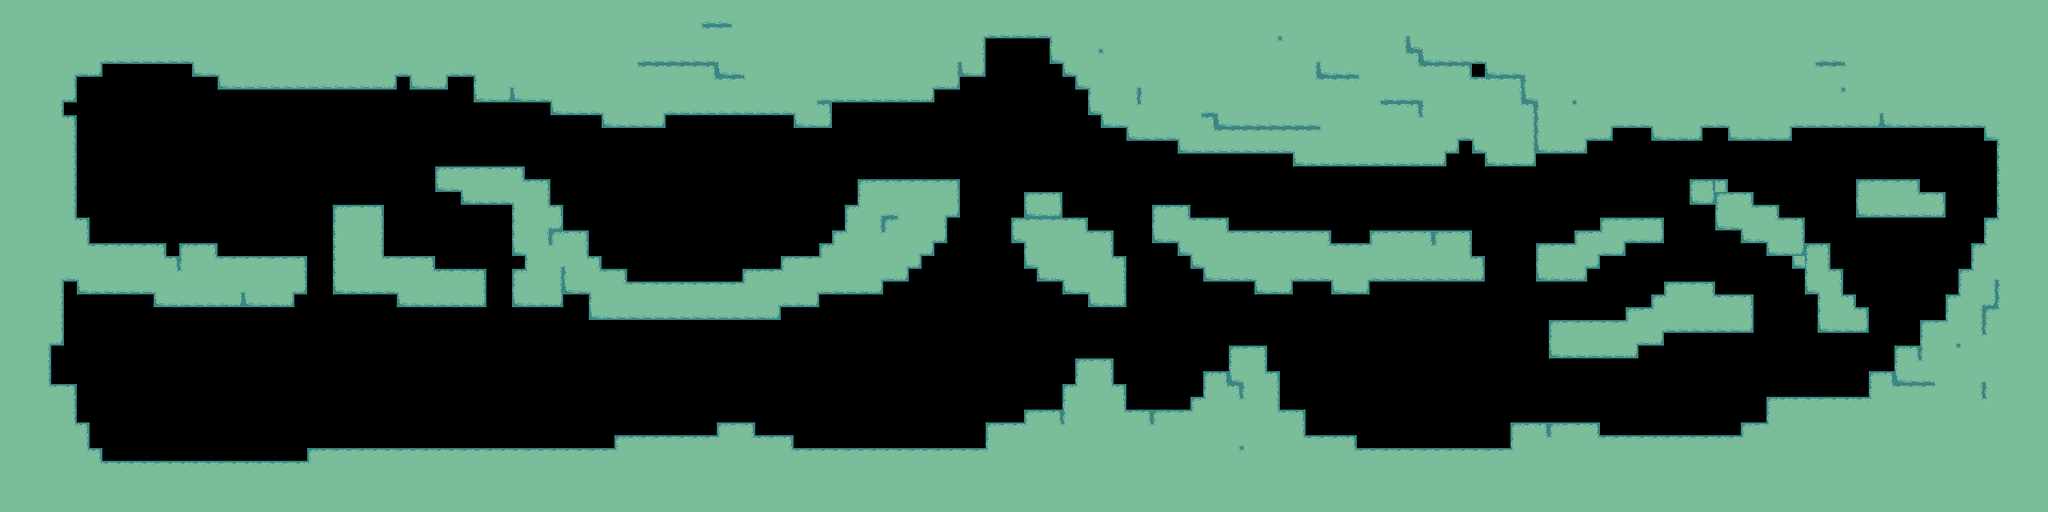

Below is a game level as drawn by its tile map, then a one-line description and the .tmx that defines it (tile-layer data replaced by summaries):
An orthogonal 160x40 tile map with 16x16 px tiles, 1 tile layer (Foreground), 3 tilesets and 25 objects (9x c01, 8x c02, 7x c03, portal).

<map version="1.0" orientation="orthogonal" width="160" height="40" tilewidth="16" tileheight="16">
 <tileset firstgid="1" name="level_tiles" tilewidth="16" tileheight="16">
  <image source="../images/level_tiles.png" width="80" height="48" />
  <terraintypes>
   <terrain name="Test Terrain" tile="-1" />
  </terraintypes>
  <tile id="0" terrain=",,,0" />
  <tile id="1" terrain=",,0,0" />
  <tile id="2" terrain=",,0," />
  <tile id="3" terrain="0,0,0," />
  <tile id="4" terrain="0,0,,0" />
  <tile id="5" terrain=",0,,0" />
  <tile id="6" terrain="0,0,0,0" />
  <tile id="7" terrain="0,,0," />
  <tile id="8" terrain="0,,0,0" />
  <tile id="9" terrain=",0,0,0" />
  <tile id="10" terrain=",0,," />
  <tile id="11" terrain="0,0,," />
  <tile id="12" terrain="0,,," />
 </tileset>
 <tileset firstgid="16" name="objects" tilewidth="64" tileheight="64">
  <image source="../images/objects.png" width="512" height="64" />
 </tileset>
 <tileset firstgid="24" name="enemies" tilewidth="64" tileheight="64">
  <image source="../images/enemies.png" width="512" height="64" />
  <tile id="1">
   <properties>
    <property name="type" value="c01" />
   </properties>
  </tile>
 </tileset>
 <layer name="Foreground" width="160" height="40">
  <properties>
   <property name="tileset" value="level_tiles" />
  </properties>
  <data>[6400 cells, 3440 non-empty, 13 distinct tile ids]</data>
 </layer>
 <objectgroup name="objects" width="160" height="40">
  <object type="portal" gid="17" x="128" y="576" />
  <object type="c01" gid="25" x="128" y="304" />
  <object type="c01" gid="25" x="768" y="544" />
  <object type="c01" gid="25" x="1152" y="560" />
  <object type="c01" gid="25" x="1424" y="512" />
  <object type="c01" gid="25" x="896" y="528" />
  <object type="c01" gid="25" x="1744" y="560" />
  <object type="c01" gid="25" x="1056" y="560" />
  <object type="c02" gid="26" x="1312" y="272" />
  <object type="c02" gid="26" x="2336" y="224" />
  <object type="c03" gid="27" x="480" y="320" />
  <object type="c03" gid="27" x="800" y="352" />
  <object type="c03" gid="27" x="496" y="320" />
  <object type="c03" gid="27" x="736" y="336" />
  <object type="c01" gid="25" x="1568" y="288" />
  <object type="c03" gid="27" x="864" y="352" />
  <object type="c03" gid="27" x="992" y="560" />
  <object type="c02" gid="26" x="1264" y="240" />
  <object type="c02" gid="26" x="320" y="320" />
  <object type="c02" gid="26" x="496" y="320" />
  <object type="c02" gid="26" x="1776" y="288" />
  <object type="c02" gid="26" x="1984" y="272" />
  <object type="c02" gid="26" x="2096" y="352" />
  <object type="c01" gid="25" x="2240" y="496" />
  <object type="c03" gid="27" x="496" y="320" />
 </objectgroup>
</map>
